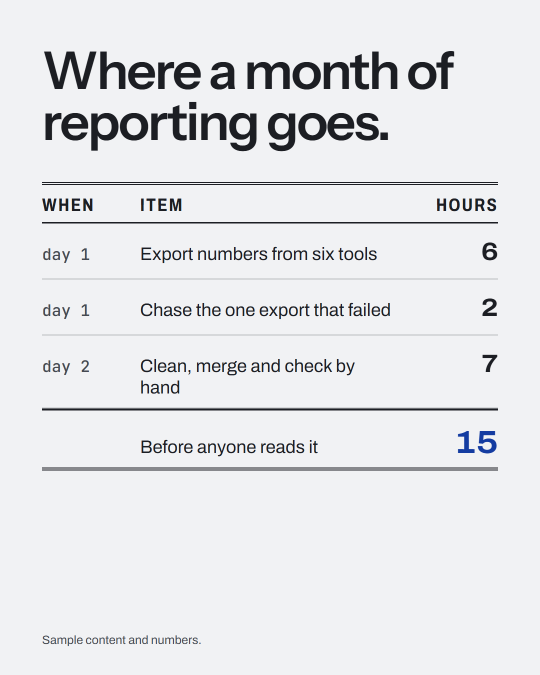
#> input picture plugins/mansions/skills/atelier/examples/ledger-carousel/page-01.png, 1080 x 1350 px (shown at 1/2 size)
$ python -i layout_memory.py   (imports and definitions only)
#> lines starting #> are read from the running program, lines starting #| are printed output that depends on the picture
#!/usr/bin/env python3
"""Layout memory: stops every cover from having the same shape. Colour is ignored (a brand palette is fixed anyway).

  python layout_memory.py check <cover.png> [--memory .atelier/covers]   # compare with the last 8 remembered covers
  python layout_memory.py add <cover.png> --name <id> [--memory .atelier/covers]   # remember a delivered cover

Without --memory it uses the covers of the nearest .atelier folder at or above the current folder, as compose.py finds it, so a
check run from a page's own folder sees the project's covers (in the 30 Oct 2026 run it said "PASS against 0" from there).

Each cover becomes a 32x40 edge map (where the shapes are). Pearson correlation above 0.55 with a recent cover
FAILS (move the main mass, change the grid); above 0.45 warns. Idea from huashu-design's layout record (MIT).
Pillow only. Exit 1 on FAIL.
"""
import argparse
import pathlib
import shutil
import sys

from PIL import Image, ImageFilter

# [1 line not run here, left out]


def vec(png):
#> called with png = '../examples/ledger-carousel/page-01.png'
    img = Image.open(png).convert("L").resize((128, 160)).filter(ImageFilter.FIND_EDGES).resize((32, 40), Image.BOX)
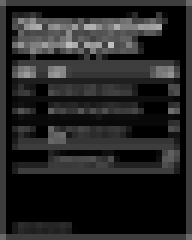
#> img: PIL image 32x40 L (shown 6 times larger); min 0, max 192, mean 36.3
    return list(img.tobytes())


def corr(a, b):
    n = len(a)
    ma, mb = sum(a) / n, sum(b) / n
    cov = sum((x - ma) * (y - mb) for x, y in zip(a, b))
    va = sum((x - ma) ** 2 for x in a) ** 0.5
    vb = sum((y - mb) ** 2 for y in b) ** 0.5
    return cov / (va * vb) if va and vb else 0.0


def nearest_covers():
    """.atelier/covers of the nearest .atelier at or above the current folder; with none, ./.atelier/covers."""
    here = pathlib.Path.cwd().resolve()
    return next((d / ".atelier" / "covers" for d in (here, *here.parents) if (d / ".atelier").is_dir()), here / ".atelier" / "covers")


def main():
    ap = argparse.ArgumentParser()
    ap.add_argument("cmd", choices=["check", "add"])
    ap.add_argument("cover")
    ap.add_argument("--memory", help="the covers folder; default: .atelier/covers of the nearest .atelier at or above this folder")
    ap.add_argument("--name")
    ap.add_argument("--last", type=int, default=8)
    a = ap.parse_args()
    mem = pathlib.Path(a.memory) if a.memory else nearest_covers()
    if a.cmd == "add":   # only add makes the folder: a check that made one would leave a stray .atelier where compose.py then finds an empty project
        mem.mkdir(parents=True, exist_ok=True)
        name = a.name or pathlib.Path(a.cover).parent.name
        shutil.copy(a.cover, mem / f"{name}.png")
        print(f"remembered {name} in {mem}")
        return 0
    v = vec(a.cover)
    past = sorted(mem.glob("*.png"), key=lambda p: p.stat().st_mtime)[-a.last:]
    fails = 0
    for p in past:
        c = corr(v, vec(p))
        if c > 0.55:
            print(f"  FAIL {c:.2f} alike with {p.stem}: move the main mass, change the grid or the ground")
            fails += 1
        elif c > 0.45:
            print(f"  warn {c:.2f} alike with {p.stem}")
    print(f"layout memory: {'FAIL' if fails else 'PASS'} against {len(past)} remembered cover(s)")
    return 1 if fails else 0


# [2 lines not run here, left out]

>>> result = vec('../examples/ledger-carousel/page-01.png')
#> result = 1280 values, max 192 at index 242, min 0 at index 33, mean 36.26

$ run again, on plugins/mansions/skills/atelier/examples/ledger-carousel/page-03.png
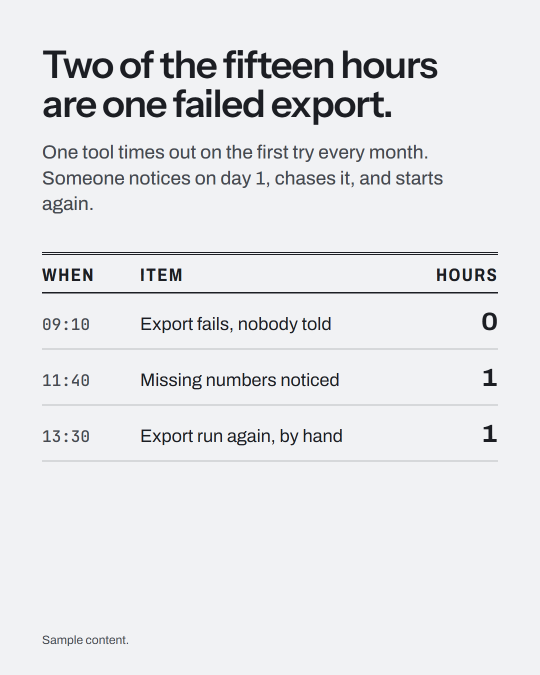
#> input picture plugins/mansions/skills/atelier/examples/ledger-carousel/page-03.png, 1080 x 1350 px (shown at 1/2 size)
#> in vec, `img = Image.open(png).convert("L").resize((128, 160)).filter(ImageFilt..`:
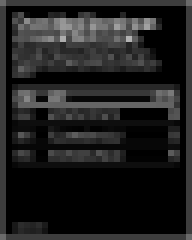
#> img: PIL image 32x40 L (shown 6 times larger); min 0, max 179, mean 30.9
#> result = 1280 values, max 179 at index 213, min 0 at index 33, mean 30.86

$ run again, on plugins/mansions/skills/atelier/examples/ledger-carousel/page-04.png
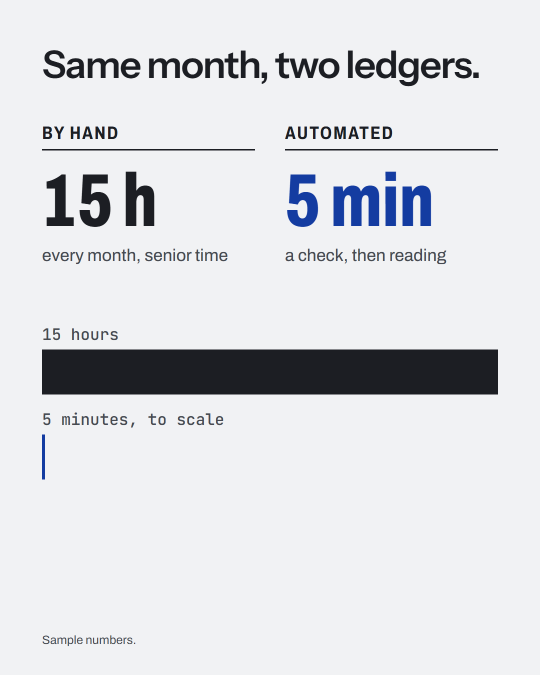
#> input picture plugins/mansions/skills/atelier/examples/ledger-carousel/page-04.png, 1080 x 1350 px (shown at 1/2 size)
#> in vec, `img = Image.open(png).convert("L").resize((128, 160)).filter(ImageFilt..`:
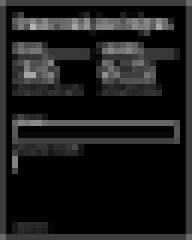
#> img: PIL image 32x40 L (shown 6 times larger); min 0, max 178, mean 27.3
#> result = 1280 values, max 178 at index 133, min 0 at index 33, mean 27.27

$ run again, on plugins/mansions/skills/atelier/examples/ledger-carousel/page-05.png
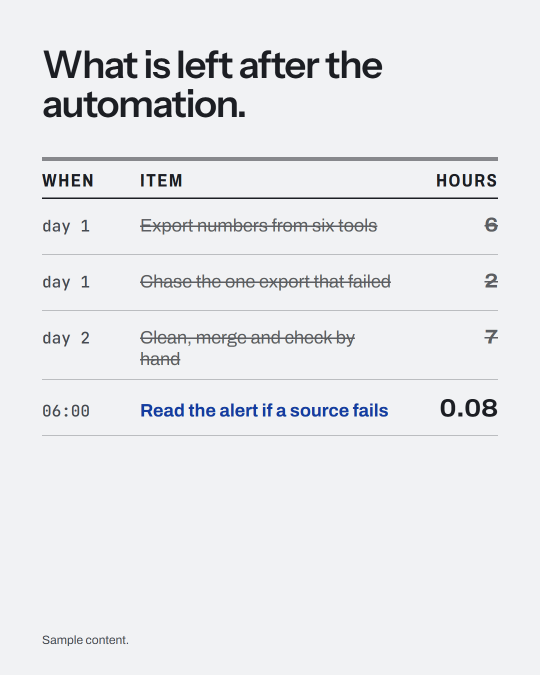
#> input picture plugins/mansions/skills/atelier/examples/ledger-carousel/page-05.png, 1080 x 1350 px (shown at 1/2 size)
#> in vec, `img = Image.open(png).convert("L").resize((128, 160)).filter(ImageFilt..`:
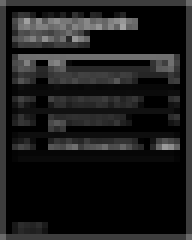
#> img: PIL image 32x40 L (shown 6 times larger); min 0, max 162, mean 27.2
#> result = 1280 values, max 162 at index 148, min 0 at index 33, mean 27.21
